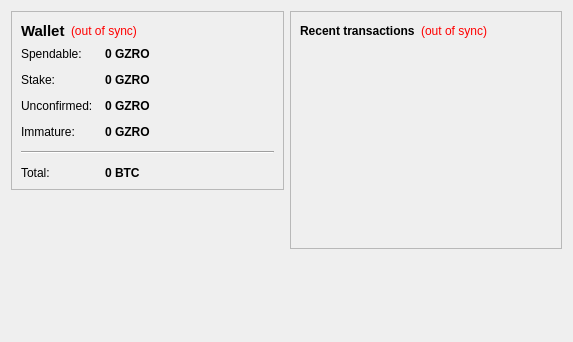
<?xml version="1.0" encoding="UTF-8"?>
<ui version="4.0">
 <class>OverviewPage</class>
 <widget class="QWidget" name="OverviewPage">
  <property name="geometry">
   <rect>
    <x>0</x>
    <y>0</y>
    <width>573</width>
    <height>342</height>
   </rect>
  </property>
  <property name="windowTitle">
   <string>Form</string>
  </property>
  <layout class="QHBoxLayout" name="horizontalLayout" stretch="1,1">
   <item>
    <layout class="QVBoxLayout" name="verticalLayout_2">
     <item>
      <widget class="QFrame" name="frame">
       <property name="frameShape">
        <enum>QFrame::StyledPanel</enum>
       </property>
       <property name="frameShadow">
        <enum>QFrame::Raised</enum>
       </property>
       <layout class="QVBoxLayout" name="verticalLayout_4">
        <item>
         <layout class="QHBoxLayout" name="horizontalLayout_4">
          <item>
           <widget class="QLabel" name="label_5">
            <property name="font">
             <font>
              <pointsize>11</pointsize>
              <weight>75</weight>
              <bold>true</bold>
             </font>
            </property>
            <property name="text">
             <string>Wallet</string>
            </property>
           </widget>
          </item>
          <item>
           <widget class="QLabel" name="labelWalletStatus">
            <property name="toolTip">
             <string>The displayed information may be out of date. Your wallet automatically synchronizes with the Gravity network after a connection is established, but this process has not completed yet.</string>
            </property>
            <property name="styleSheet">
             <string notr="true">QLabel { color: red; }</string>
            </property>
            <property name="text">
             <string notr="true">(out of sync)</string>
            </property>
            <property name="alignment">
             <set>Qt::AlignLeading|Qt::AlignLeft|Qt::AlignVCenter</set>
            </property>
           </widget>
          </item>
          <item>
           <spacer name="horizontalSpacer_2">
            <property name="orientation">
             <enum>Qt::Horizontal</enum>
            </property>
            <property name="sizeHint" stdset="0">
             <size>
              <width>40</width>
              <height>20</height>
             </size>
            </property>
           </spacer>
          </item>
         </layout>
        </item>
        <item>
         <layout class="QFormLayout" name="formLayout_2">
          <property name="fieldGrowthPolicy">
           <enum>QFormLayout::AllNonFixedFieldsGrow</enum>
          </property>
          <property name="horizontalSpacing">
           <number>12</number>
          </property>
          <property name="verticalSpacing">
           <number>12</number>
          </property>
          <item row="0" column="0">
           <widget class="QLabel" name="label">
            <property name="text">
             <string>Spendable:</string>
            </property>
           </widget>
          </item>
          <item row="0" column="1">
           <widget class="QLabel" name="labelBalance">
            <property name="font">
             <font>
              <weight>75</weight>
              <bold>true</bold>
             </font>
            </property>
            <property name="cursor">
             <cursorShape>IBeamCursor</cursorShape>
            </property>
            <property name="toolTip">
             <string>Your current spendable balance</string>
            </property>
            <property name="text">
             <string notr="true">0 GZRO</string>
            </property>
            <property name="textInteractionFlags">
             <set>Qt::LinksAccessibleByMouse|Qt::TextSelectableByKeyboard|Qt::TextSelectableByMouse</set>
            </property>
           </widget>
          </item>
          <item row="1" column="0">
           <widget class="QLabel" name="label_6">
            <property name="text">
             <string>Stake:</string>
            </property>
           </widget>
          </item>
          <item row="1" column="1">
           <widget class="QLabel" name="labelStake">
            <property name="font">
             <font>
              <weight>75</weight>
              <bold>true</bold>
             </font>
            </property>
            <property name="cursor">
             <cursorShape>IBeamCursor</cursorShape>
            </property>
            <property name="toolTip">
             <string>Total of coins that was staked, and do not yet count toward the current balance</string>
            </property>
            <property name="text">
             <string notr="true">0 GZRO</string>
            </property>
            <property name="textInteractionFlags">
             <set>Qt::LinksAccessibleByMouse|Qt::TextSelectableByKeyboard|Qt::TextSelectableByMouse</set>
            </property>
           </widget>
          </item>
          <item row="2" column="0">
           <widget class="QLabel" name="label_3">
            <property name="text">
             <string>Unconfirmed:</string>
            </property>
           </widget>
          </item>
          <item row="2" column="1">
           <widget class="QLabel" name="labelUnconfirmed">
            <property name="font">
             <font>
              <weight>75</weight>
              <bold>true</bold>
             </font>
            </property>
            <property name="cursor">
             <cursorShape>IBeamCursor</cursorShape>
            </property>
            <property name="toolTip">
             <string>Total of transactions that have yet to be confirmed, and do not yet count toward the current balance</string>
            </property>
            <property name="text">
             <string notr="true">0 GZRO</string>
            </property>
            <property name="textInteractionFlags">
             <set>Qt::LinksAccessibleByMouse|Qt::TextSelectableByKeyboard|Qt::TextSelectableByMouse</set>
            </property>
           </widget>
          </item>
          <item row="3" column="0">
           <widget class="QLabel" name="labelImmatureText">
            <property name="text">
             <string>Immature:</string>
            </property>
           </widget>
          </item>
          <item row="3" column="1">
           <widget class="QLabel" name="labelImmature">
            <property name="font">
             <font>
              <weight>75</weight>
              <bold>true</bold>
             </font>
            </property>
            <property name="toolTip">
             <string>Mined balance that has not yet matured</string>
            </property>
            <property name="text">
             <string notr="true">0 GZRO</string>
            </property>
            <property name="textInteractionFlags">
             <set>Qt::LinksAccessibleByMouse|Qt::TextSelectableByKeyboard|Qt::TextSelectableByMouse</set>
            </property>
           </widget>
          </item>
          <item row="4" column="0" colspan="2">
           <widget class="Line" name="line">
            <property name="orientation">
             <enum>Qt::Horizontal</enum>
            </property>
           </widget>
          </item>
          <item row="5" column="0">
           <widget class="QLabel" name="labelTotalText">
            <property name="text">
             <string>Total:</string>
            </property>
           </widget>
          </item>
          <item row="5" column="1">
           <widget class="QLabel" name="labelTotal">
            <property name="font">
             <font>
              <weight>75</weight>
              <bold>true</bold>
             </font>
            </property>
            <property name="cursor">
             <cursorShape>IBeamCursor</cursorShape>
            </property>
            <property name="toolTip">
             <string>Your current total balance</string>
            </property>
            <property name="text">
             <string notr="true">0 BTC</string>
            </property>
            <property name="textInteractionFlags">
             <set>Qt::LinksAccessibleByMouse|Qt::TextSelectableByKeyboard|Qt::TextSelectableByMouse</set>
            </property>
           </widget>
          </item>
         </layout>
        </item>
       </layout>
      </widget>
     </item>
     <item>
      <spacer name="verticalSpacer">
       <property name="orientation">
        <enum>Qt::Vertical</enum>
       </property>
       <property name="sizeHint" stdset="0">
        <size>
         <width>20</width>
         <height>40</height>
        </size>
       </property>
      </spacer>
     </item>
    </layout>
   </item>
   <item>
    <layout class="QVBoxLayout" name="verticalLayout_3">
     <item>
      <widget class="QFrame" name="frame_2">
       <property name="frameShape">
        <enum>QFrame::StyledPanel</enum>
       </property>
       <property name="frameShadow">
        <enum>QFrame::Raised</enum>
       </property>
       <layout class="QVBoxLayout" name="verticalLayout">
        <item>
         <layout class="QHBoxLayout" name="horizontalLayout_2">
          <item>
           <widget class="QLabel" name="label_4">
            <property name="text">
             <string>&lt;b&gt;Recent transactions&lt;/b&gt;</string>
            </property>
           </widget>
          </item>
          <item>
           <widget class="QLabel" name="labelTransactionsStatus">
            <property name="toolTip">
             <string>The displayed information may be out of date. Your wallet automatically synchronizes with the Gravity network after a connection is established, but this process has not completed yet.</string>
            </property>
            <property name="styleSheet">
             <string notr="true">QLabel { color: red; }</string>
            </property>
            <property name="text">
             <string notr="true">(out of sync)</string>
            </property>
            <property name="alignment">
             <set>Qt::AlignRight|Qt::AlignTrailing|Qt::AlignVCenter</set>
            </property>
           </widget>
          </item>
          <item>
           <spacer name="horizontalSpacer">
            <property name="orientation">
             <enum>Qt::Horizontal</enum>
            </property>
            <property name="sizeHint" stdset="0">
             <size>
              <width>40</width>
              <height>20</height>
             </size>
            </property>
           </spacer>
          </item>
         </layout>
        </item>
        <item>
         <widget class="QListView" name="listTransactions">
          <property name="styleSheet">
           <string notr="true">QListView { background: transparent; }</string>
          </property>
          <property name="frameShape">
           <enum>QFrame::NoFrame</enum>
          </property>
          <property name="verticalScrollBarPolicy">
           <enum>Qt::ScrollBarAlwaysOff</enum>
          </property>
          <property name="horizontalScrollBarPolicy">
           <enum>Qt::ScrollBarAlwaysOff</enum>
          </property>
          <property name="selectionMode">
           <enum>QAbstractItemView::NoSelection</enum>
          </property>
         </widget>
        </item>
       </layout>
      </widget>
     </item>
     <item>
      <spacer name="verticalSpacer_2">
       <property name="orientation">
        <enum>Qt::Vertical</enum>
       </property>
       <property name="sizeHint" stdset="0">
        <size>
         <width>20</width>
         <height>40</height>
        </size>
       </property>
      </spacer>
     </item>
    </layout>
   </item>
  </layout>
 </widget>
 <resources/>
 <connections/>
</ui>
